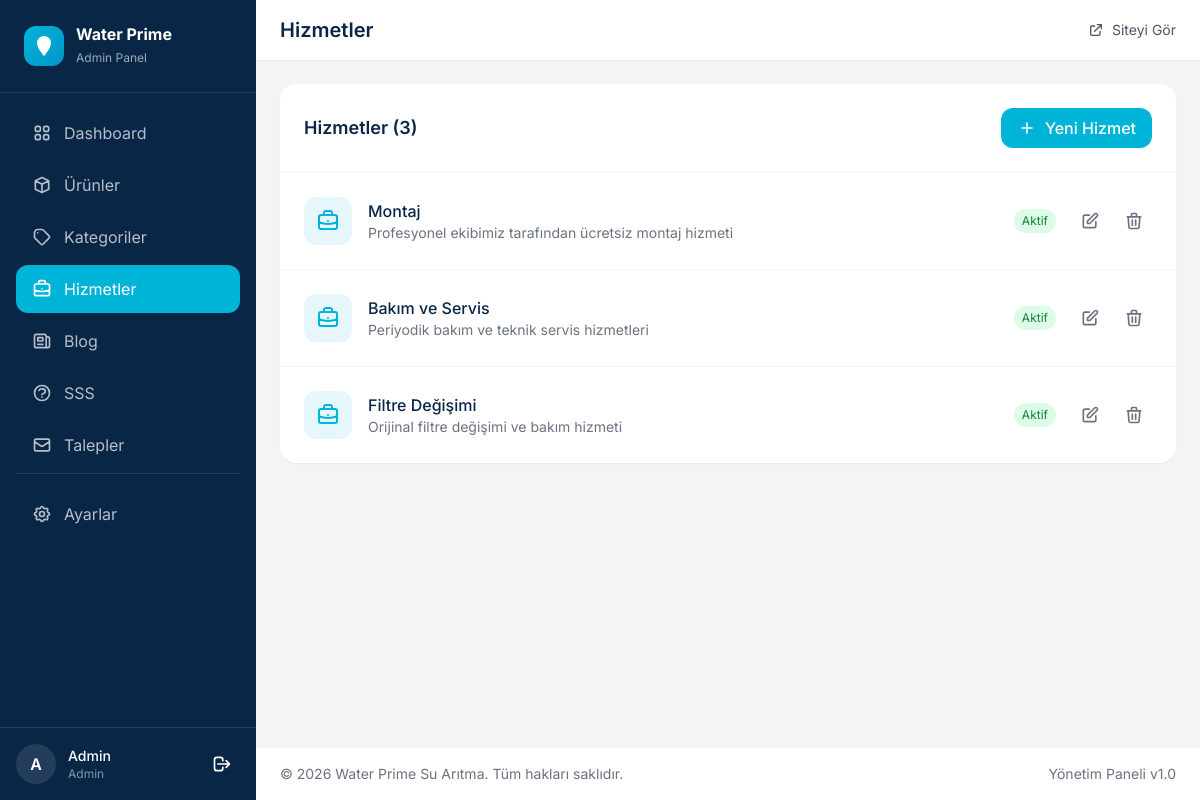
/admin/hizmetler.php (signed in), run on the app's committed database.
### tables this page shows
CREATE TABLE `services` (
  `id` int(11) NOT NULL AUTO_INCREMENT,
  `name` varchar(200) NOT NULL,
  `slug` varchar(200) NOT NULL,
  `short_description` text DEFAULT NULL,
  `description` longtext DEFAULT NULL,
  `icon` varchar(100) DEFAULT NULL,
  `image` varchar(255) DEFAULT NULL,
  `is_active` tinyint(1) DEFAULT 1,
  `sort_order` int(11) DEFAULT 0,
  `meta_title` varchar(255) DEFAULT NULL,
  `meta_description` text DEFAULT NULL,
  `created_at` datetime DEFAULT CURRENT_TIMESTAMP,
  `updated_at` datetime DEFAULT CURRENT_TIMESTAMP ON UPDATE CURRENT_TIMESTAMP,
  PRIMARY KEY (`id`),
  UNIQUE KEY `slug` (`slug`)
);

### admin/hizmetler.php (the view, shortened to what this page needs)
<?php
$db = getDB();
$editService = null;
$isAddMode = isset($_GET['action']) && $_GET['action'] === 'add';
$services = $db->query("SELECT * FROM services ORDER BY sort_order ASC")->fetchAll();
include 'includes/admin-header.php';
?>
<?php if ($editService || $isAddMode): ?>
<div class="bg-white rounded-2xl shadow-sm">
    <div class="p-6 border-b border-gray-100">
        <div class="flex items-center justify-between">
            <h2 class="text-lg font-semibold text-primary">
                <?= $editService ? 'Hizmet Düzenle' : 'Yeni Hizmet Ekle' ?>
            </h2>
            <a href="hizmetler.php" class="text-gray-500 hover:text-gray-700">
                <svg class="w-6 h-6" fill="none" stroke="currentColor" viewBox="0 0 24 24">
                    <path stroke-linecap="round" stroke-linejoin="round" stroke-width="2" d="M6 18L18 6M6 6l12 12"/>
                </svg>
            </a>
        </div>
    </div>
    <form method="POST" enctype="multipart/form-data" class="p-6">
        <?php if ($editService): ?>
        <input type="hidden" name="id" value="<?= $editService['id'] ?>">
        <input type="hidden" name="current_image" value="<?= htmlspecialchars($editService['image']) ?>">
        <?php endif; ?>
        <div class="grid lg:grid-cols-2 gap-6">
            <div class="space-y-6">
                <div>
                    <label class="block text-sm font-medium text-gray-700 mb-2">Hizmet Adı *</label>
                    <input type="text" name="name" required
                           value="<?= htmlspecialchars($editService['name'] ?? '') ?>"
                           class="w-full px-4 py-3 rounded-xl border border-gray-200 focus:border-accent focus:ring-2 focus:ring-accent/20">
                </div>
                <div>
                    <label class="block text-sm font-medium text-gray-700 mb-2">URL (Slug)</label>
                    <input type="text" name="slug"
                           value="<?= htmlspecialchars($editService['slug'] ?? '') ?>"
                           class="w-full px-4 py-3 rounded-xl border border-gray-200">
                </div>
                <div>
                    <label class="block text-sm font-medium text-gray-700 mb-2">Kısa Açıklama</label>
                    <textarea name="short_description" rows="2"
                              class="w-full px-4 py-3 rounded-xl border border-gray-200"><?= htmlspecialchars($editService['short_description'] ?? '') ?></textarea>
                </div>
                <div>
                    <label class="block text-sm font-medium text-gray-700 mb-2">Detaylı Açıklama</label>
                    <textarea name="description" rows="6"
                              class="wysiwyg-editor w-full px-4 py-3 rounded-xl border border-gray-200"><?= htmlspecialchars($editService['description'] ?? '') ?></textarea>
                </div>
            </div>
            <div class="space-y-6">
                <div>
                    <label class="block text-sm font-medium text-gray-700 mb-2">İkon Adı</label>
                    <input type="text" name="icon"
                           value="<?= htmlspecialchars($editService['icon'] ?? '') ?>"
                           placeholder="wrench, cog, refresh vb."
                           class="w-full px-4 py-3 rounded-xl border border-gray-200">
                </div>
                <div>
                    <label class="block text-sm font-medium text-gray-700 mb-2">Görsel</label>
                    <?php if (!empty($editService['image'])): ?>
                    <div class="mb-3">
                        <img src="<?= ASSETS_URL ?>/images/<?= htmlspecialchars($editService['image']) ?>"
                             class="w-32 h-32 object-cover rounded-xl">
                    </div>
                    <?php endif; ?>
                    <input type="file" name="image" accept="image/*"
                           class="w-full px-4 py-3 rounded-xl border border-gray-200">
                </div>
                <div>
                    <label class="block text-sm font-medium text-gray-700 mb-2">Sıralama</label>
                    <input type="number" name="sort_order"
                           value="<?= htmlspecialchars($editService['sort_order'] ?? '0') ?>"
                           class="w-full px-4 py-3 rounded-xl border border-gray-200">
                </div>
                <div>
                    <label class="flex items-center gap-3 cursor-pointer">
                        <input type="checkbox" name="is_active" value="1"
                               <?= ($editService['is_active'] ?? 1) ? 'checked' : '' ?>
                               class="w-5 h-5 rounded border-gray-300 text-accent focus:ring-accent">
                        <span class="text-gray-700">Aktif</span>
                    </label>
                </div>
                <div class="bg-gray-50 rounded-xl p-4 space-y-4">
                    <h3 class="font-medium text-primary">SEO Ayarları</h3>
                    <div>
                        <label class="block text-sm font-medium text-gray-700 mb-2">Meta Başlık</label>
                        <input type="text" name="meta_title"
                               value="<?= htmlspecialchars($editService['meta_title'] ?? '') ?>"
                               class="w-full px-4 py-3 rounded-xl border border-gray-200">
                    </div>
                    <div>
                        <label class="block text-sm font-medium text-gray-700 mb-2">Meta Açıklama</label>
                        <textarea name="meta_description" rows="2"
                                  class="w-full px-4 py-3 rounded-xl border border-gray-200"><?= htmlspecialchars($editService['meta_description'] ?? '') ?></textarea>
                    </div>
                </div>
                <button type="submit"
                        class="w-full bg-accent hover:bg-accent-dark text-white px-6 py-3 rounded-xl font-semibold transition-colors">
                    <?= $editService ? 'Güncelle' : 'Hizmet Ekle' ?>
                </button>
            </div>
        </div>
    </form>
</div>
<?php else: ?>
<div class="bg-white rounded-2xl shadow-sm">
    <div class="p-6 border-b border-gray-100">
        <div class="flex items-center justify-between">
            <h2 class="text-lg font-semibold text-primary">Hizmetler (<?= count($services) ?>)</h2>
            <a href="hizmetler.php?action=add"
               class="inline-flex items-center gap-2 bg-accent hover:bg-accent-dark text-white px-4 py-2 rounded-xl font-medium transition-colors">
                <svg class="w-5 h-5" fill="none" stroke="currentColor" viewBox="0 0 24 24">
                    <path stroke-linecap="round" stroke-linejoin="round" stroke-width="2" d="M12 6v6m0 0v6m0-6h6m-6 0H6"/>
                </svg>
                Yeni Hizmet
            </a>
        </div>
    </div>
    <?php if (!empty($services)): ?>
    <div class="divide-y divide-gray-100">
        <?php foreach ($services as $service): ?>
        <div class="p-6 hover:bg-gray-50 flex items-center justify-between">
            <div class="flex items-center gap-4">
                <div class="w-12 h-12 rounded-xl bg-accent/10 flex items-center justify-center">
                </div>
                <div>
                    <span class="font-medium text-primary"><?= htmlspecialchars($service['name']) ?></span>
                    <span class="block text-sm text-gray-500"><?= htmlspecialchars($service['short_description']) ?></span>
                </div>
            </div>
            <div class="flex items-center gap-4">
                <?php if ($service['is_active']): ?>
                <span class="inline-flex px-2 py-1 bg-green-100 text-green-700 text-xs rounded-full">Aktif</span>
                <?php else: ?>
                <span class="inline-flex px-2 py-1 bg-gray-100 text-gray-600 text-xs rounded-full">Pasif</span>
                <?php endif; ?>
                <div class="flex items-center gap-2">
                    <a href="hizmetler.php?edit=<?= $service['id'] ?>"
                       class="p-2 text-gray-500 hover:text-accent hover:bg-gray-100 rounded-lg transition-colors">
                        <svg class="w-5 h-5" fill="none" stroke="currentColor" viewBox="0 0 24 24">
                            <path stroke-linecap="round" stroke-linejoin="round" stroke-width="2" d="M11 5H6a2 2 0 00-2 2v11a2 2 0 002 2h11a2 2 0 002-2v-5m-1.414-9.414a2 2 0 112.828 2.828L11.828 15H9v-2.828l8.586-8.586z"/>
                        </svg>
                    </a>
                    <a href="hizmetler.php?delete=<?= $service['id'] ?>"
                       onclick="return confirmDelete('Bu hizmeti silmek istediğinizden emin misiniz?')"
                       class="p-2 text-gray-500 hover:text-red-500 hover:bg-red-50 rounded-lg transition-colors">
                        <svg class="w-5 h-5" fill="none" stroke="currentColor" viewBox="0 0 24 24">
                            <path stroke-linecap="round" stroke-linejoin="round" stroke-width="2" d="M19 7l-.867 12.142A2 2 0 0116.138 21H7.862a2 2 0 01-1.995-1.858L5 7m5 4v6m4-6v6m1-10V4a1 1 0 00-1-1h-4a1 1 0 00-1 1v3M4 7h16"/>
                        </svg>
                    </a>
                </div>
            </div>
        </div>
        <?php endforeach; ?>
    </div>
    <?php endif; ?>
</div>
<?php endif; ?>
<?php include 'includes/admin-footer.php'; ?>

### data on the page
services: name "Montaj", short_description "Profesyonel ekibimiz tarafından ücretsiz montaj hizmeti", is_active "Aktif"
services: name "Bakım ve Servis", short_description "Periyodik bakım ve teknik servis hizmetleri", is_active "Aktif"
services: name "Filtre Değişimi", short_description "Orijinal filtre değişimi ve bakım hizmeti", is_active "Aktif"

### other printed values
$_SESSION['admin_fullname'] "Admin"
$pageTitle "Hizmetler"
count($services) "3"
SITE_NAME "Water Prime Su Arıtma"
